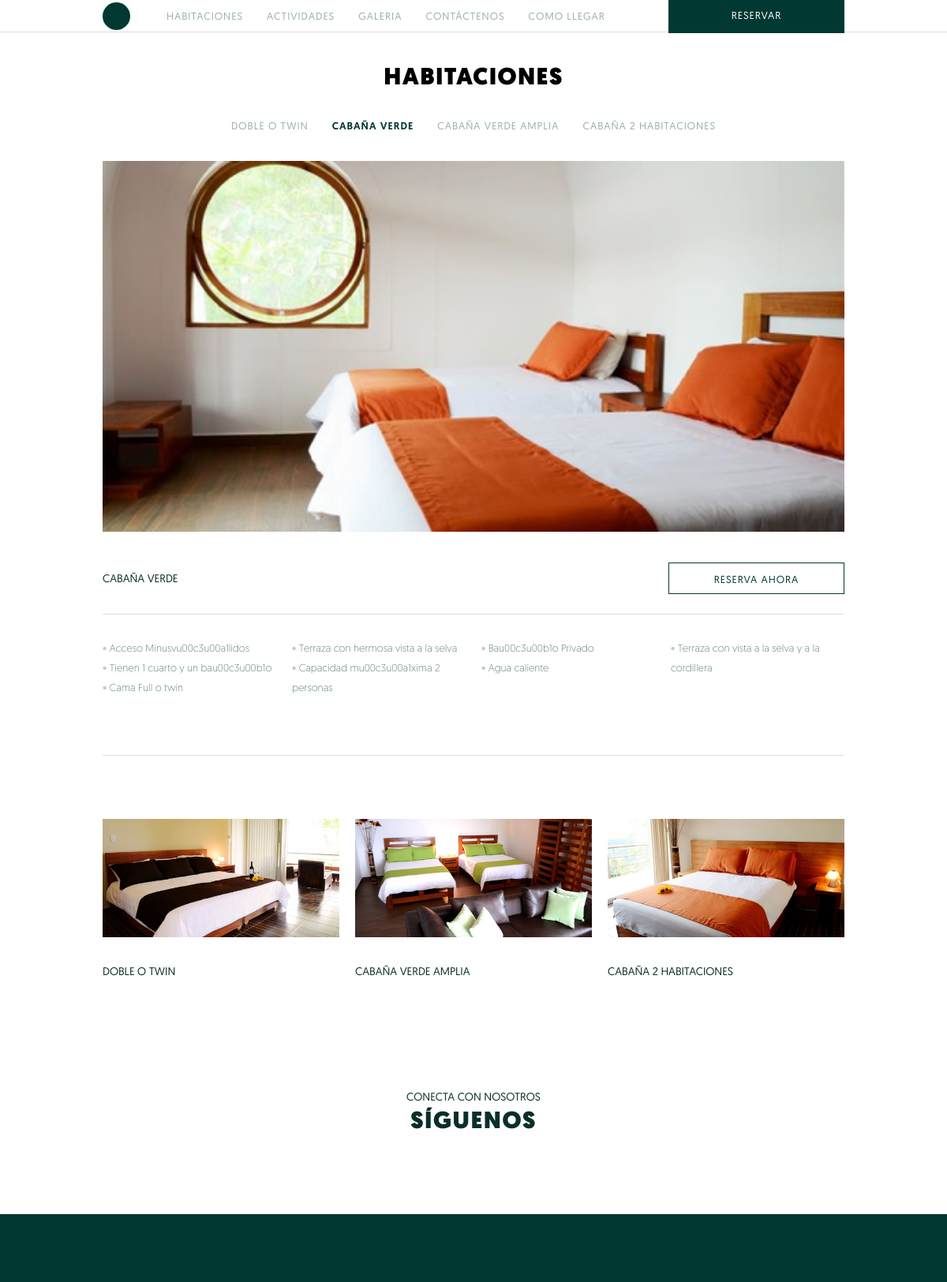
Page /rooms/index/2 on the committed database.
### tables this page shows
CREATE TABLE IF NOT EXISTS `rooms` (
  `id` int(100) NOT NULL AUTO_INCREMENT,
  `name` varchar(5000) NOT NULL,
  `img` varchar(5000) NOT NULL,
  `features` varchar(5000) NOT NULL,
  PRIMARY KEY (`id`)
);

### application/controllers/rooms.php (called while the page is built)
<?php if ( ! defined('BASEPATH')) exit('No direct script access allowed');
class Rooms extends CI_Controller {
	public function index()
	{
		$this->load->model('rooms_model');
		$data['rooms'] = $this->rooms_model->getRooms();
		$data['cRoom'] = ($this->uri->segment(3) != "") ? $this->uri->segment(3) : 1;
		$this->load->view('rooms', $data);
	}
}

### index.php (called while the page is built, shortened)
<?php
require_once BASEPATH.'core/CodeIgniter.php';

### application/models/rooms_model.php (called while the page is built, shortened)
<?php
class Rooms_model extends CI_Model {
	function getRooms(){
		$this->db->order_by('id', 'ASC');
		return  $this->db->get('rooms')->result();
	}
}
?>

### application/helpers/utility_helper.php (called while the page is built, shortened)
<?php
function asset_url(){
	return base_url().'assets/';
}
function json_decode_special_chars($string){
	return json_decode(utf8_decode($string));
}
?>

### application/views/rooms.php (the view)
<?php
include("inc/header.php");
include("inc/menu-scroll.php");
?>
<div class="content">
	<h1>HABITACIONES</h1>
	<p class="element-menu">
	<?php
	foreach ($rooms as $room) {
	?>
		<a href="/rooms/index/<?php echo $room->id ?>" title="<?php echo $room->name ?>" <?php echo $cRoom == $room->id ? "class=\"current\"" : "" ?>><?php echo $room->name ?></a>
	<?php
	}
	?>
	</p>
	<?php
	foreach ($rooms as $room) {
		if ($cRoom == $room->id) {
	?>
	<img src="<?php echo asset_url(); ?>img/rooms/<?php echo $room->img ?>" alt="<?php echo $room->name ?>" style="width: 940px; margin-bottom: 35px;" />
	<p class="description-header clear-fix">
		<span class="left"><?php echo $room->name ?></span>
		<a href="#" class="button right">RESERVA AHORA</a>
	</p>
	<ul class="description-list">
				<?php
				$features = json_decode_special_chars($room->features);
				foreach ($features as $feature) {
				?>
		<li><?php echo $feature ?></li>
				<?php
				}
				?>
	</ul>
	<div class="description-image-row clear-fix">
		<?php
		foreach ($rooms as $room) {
			if ($cRoom != $room->id) {
		?>
			<a href="/rooms/index/<?php echo $room->id ?>"><img src="<?php echo asset_url(); ?>img/rooms/<?php echo $room->img ?>" alt="<?php echo $room->name ?>" /><?php echo $room->name ?></a>
		<?php
			}
		}
		?>
	</div>
	<?php
		}
	}
	?>
</div>
<?php
include("inc/home-footer.php");
?>

### rows in the picture
rooms: name "DOBLE O TWIN", img (picture)
rooms: name "CABAÑA VERDE", img (picture), features "Acceso Minusvu00c3u00a1lidos", features "Tienen 1 cuarto y un bau00c3u00b1o", features "Cama Full o twin", features "Terraza con hermosa vista a la selva", features "Capacidad mu00c3u00a1xima 2 personas", features "Bau00c3u00b1o Privado", features "Agua caliente", features "Terraza con vista a la selva y a la cordillera"
rooms: name "CABAÑA VERDE AMPLIA", img (picture)
rooms: name "CABAÑA 2 HABITACIONES", img (picture)
